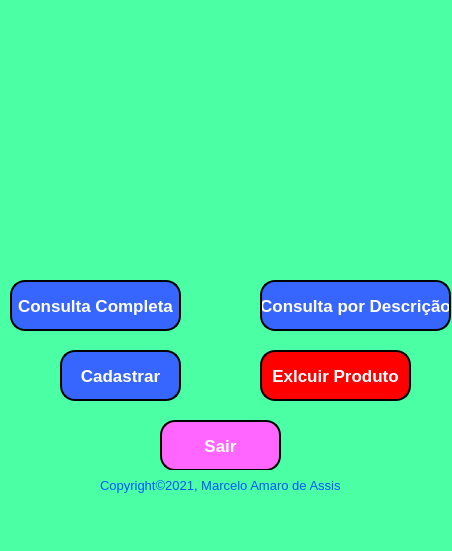
<?xml version="1.0" encoding="UTF-8"?>
<ui version="4.0">
 <class>MainWindow</class>
 <widget class="QMainWindow" name="MainWindow">
  <property name="geometry">
   <rect>
    <x>0</x>
    <y>0</y>
    <width>452</width>
    <height>551</height>
   </rect>
  </property>
  <property name="windowTitle">
   <string>MainWindow</string>
  </property>
  <property name="styleSheet">
   <string notr="true">background-color: rgb(75, 255, 165);</string>
  </property>
  <widget class="QWidget" name="centralwidget">
   <widget class="QPushButton" name="pushButton">
    <property name="geometry">
     <rect>
      <x>10</x>
      <y>280</y>
      <width>171</width>
      <height>51</height>
     </rect>
    </property>
    <property name="font">
     <font>
      <pointsize>13</pointsize>
      <weight>75</weight>
      <bold>true</bold>
     </font>
    </property>
    <property name="styleSheet">
     <string notr="true">background-color: rgb(55, 102, 255);
color: rgb(255, 255, 255);
border-style: outset;
border-width: 2px;
border-radius: 15px;
border-color: black;</string>
    </property>
    <property name="text">
     <string>Consulta Completa</string>
    </property>
   </widget>
   <widget class="QLabel" name="label_2">
    <property name="geometry">
     <rect>
      <x>210</x>
      <y>310</y>
      <width>31</width>
      <height>61</height>
     </rect>
    </property>
    <property name="text">
     <string/>
    </property>
    <property name="pixmap">
     <pixmap>usuario.png</pixmap>
    </property>
   </widget>
   <widget class="QPushButton" name="pushButton_3">
    <property name="geometry">
     <rect>
      <x>60</x>
      <y>350</y>
      <width>121</width>
      <height>51</height>
     </rect>
    </property>
    <property name="font">
     <font>
      <pointsize>13</pointsize>
      <weight>75</weight>
      <bold>true</bold>
     </font>
    </property>
    <property name="styleSheet">
     <string notr="true">background-color: rgb(55, 102, 255);
color: rgb(255, 255, 255);
border-style: outset;
border-width: 2px;
border-radius: 15px;
border-color: black;</string>
    </property>
    <property name="text">
     <string>Cadastrar</string>
    </property>
   </widget>
   <widget class="QLabel" name="label_5">
    <property name="geometry">
     <rect>
      <x>120</x>
      <y>50</y>
      <width>431</width>
      <height>191</height>
     </rect>
    </property>
    <property name="font">
     <font>
      <pointsize>20</pointsize>
     </font>
    </property>
    <property name="styleSheet">
     <string notr="true">color: rgb(0, 85, 255);</string>
    </property>
    <property name="text">
     <string/>
    </property>
    <property name="pixmap">
     <pixmap>image.png</pixmap>
    </property>
   </widget>
   <widget class="QPushButton" name="pushButton_2">
    <property name="geometry">
     <rect>
      <x>260</x>
      <y>280</y>
      <width>191</width>
      <height>51</height>
     </rect>
    </property>
    <property name="font">
     <font>
      <pointsize>13</pointsize>
      <weight>75</weight>
      <bold>true</bold>
     </font>
    </property>
    <property name="styleSheet">
     <string notr="true">background-color: rgb(55, 102, 255);
color: rgb(255, 255, 255);
border-style: outset;
border-width: 2px;
border-radius: 15px;
border-color: black;</string>
    </property>
    <property name="text">
     <string>Consulta por Descrição</string>
    </property>
   </widget>
   <widget class="QPushButton" name="pushButton_4">
    <property name="geometry">
     <rect>
      <x>260</x>
      <y>350</y>
      <width>151</width>
      <height>51</height>
     </rect>
    </property>
    <property name="font">
     <font>
      <pointsize>13</pointsize>
      <weight>75</weight>
      <bold>true</bold>
     </font>
    </property>
    <property name="styleSheet">
     <string notr="true">background-color: rgb(255, 0, 0);
color: rgb(255, 255, 255);
border-style: outset;
border-width: 2px;
border-radius: 15px;
border-color: black;</string>
    </property>
    <property name="text">
     <string>Exlcuir Produto</string>
    </property>
   </widget>
   <widget class="QPushButton" name="pushButton_5">
    <property name="geometry">
     <rect>
      <x>160</x>
      <y>420</y>
      <width>121</width>
      <height>51</height>
     </rect>
    </property>
    <property name="font">
     <font>
      <pointsize>13</pointsize>
      <weight>75</weight>
      <bold>true</bold>
     </font>
    </property>
    <property name="styleSheet">
     <string notr="true">background-color: rgb(255, 102, 255);
color: rgb(255, 255, 255);
border-style: outset;
border-width: 2px;
border-radius: 15px;
border-color: black;</string>
    </property>
    <property name="text">
     <string>Sair</string>
    </property>
   </widget>
   <widget class="QLabel" name="label_8">
    <property name="geometry">
     <rect>
      <x>100</x>
      <y>470</y>
      <width>251</width>
      <height>31</height>
     </rect>
    </property>
    <property name="font">
     <font>
      <pointsize>10</pointsize>
     </font>
    </property>
    <property name="styleSheet">
     <string notr="true">color: rgb(0, 85, 255);</string>
    </property>
    <property name="text">
     <string>Copyright©2021, Marcelo Amaro de Assis</string>
    </property>
   </widget>
   <zorder>label_2</zorder>
   <zorder>pushButton</zorder>
   <zorder>pushButton_3</zorder>
   <zorder>label_5</zorder>
   <zorder>pushButton_2</zorder>
   <zorder>pushButton_4</zorder>
   <zorder>pushButton_5</zorder>
   <zorder>label_8</zorder>
  </widget>
  <widget class="QMenuBar" name="menubar">
   <property name="geometry">
    <rect>
     <x>0</x>
     <y>0</y>
     <width>452</width>
     <height>22</height>
    </rect>
   </property>
  </widget>
  <widget class="QStatusBar" name="statusbar"/>
 </widget>
 <resources/>
 <connections/>
</ui>
